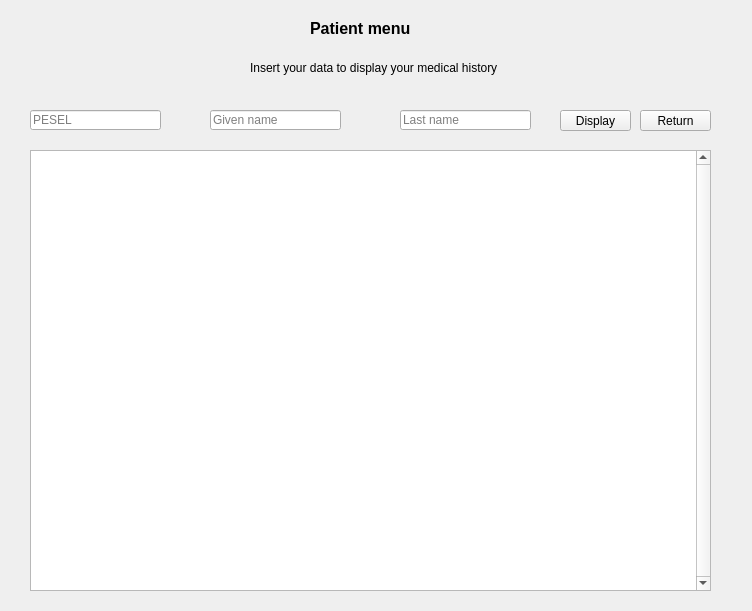
<?xml version="1.0" encoding="UTF-8"?>
<ui version="4.0">
 <class>Patient</class>
 <widget class="QWidget" name="Patient">
  <property name="geometry">
   <rect>
    <x>0</x>
    <y>0</y>
    <width>752</width>
    <height>611</height>
   </rect>
  </property>
  <property name="windowTitle">
   <string>Form</string>
  </property>
  <widget class="QTextEdit" name="text_display">
   <property name="geometry">
    <rect>
     <x>30</x>
     <y>150</y>
     <width>681</width>
     <height>441</height>
    </rect>
   </property>
   <property name="verticalScrollBarPolicy">
    <enum>Qt::ScrollBarAlwaysOn</enum>
   </property>
   <property name="horizontalScrollBarPolicy">
    <enum>Qt::ScrollBarAlwaysOff</enum>
   </property>
   <property name="readOnly">
    <bool>true</bool>
   </property>
  </widget>
  <widget class="QLineEdit" name="line_edit_pesel">
   <property name="geometry">
    <rect>
     <x>30</x>
     <y>110</y>
     <width>131</width>
     <height>20</height>
    </rect>
   </property>
   <property name="text">
    <string/>
   </property>
   <property name="placeholderText">
    <string>PESEL</string>
   </property>
  </widget>
  <widget class="QLineEdit" name="line_edit_last_name">
   <property name="geometry">
    <rect>
     <x>400</x>
     <y>110</y>
     <width>131</width>
     <height>20</height>
    </rect>
   </property>
   <property name="text">
    <string/>
   </property>
   <property name="echoMode">
    <enum>QLineEdit::Normal</enum>
   </property>
   <property name="placeholderText">
    <string>Last name</string>
   </property>
  </widget>
  <widget class="QLineEdit" name="line_edit_given_name">
   <property name="geometry">
    <rect>
     <x>210</x>
     <y>110</y>
     <width>131</width>
     <height>20</height>
    </rect>
   </property>
   <property name="text">
    <string/>
   </property>
   <property name="placeholderText">
    <string>Given name</string>
   </property>
  </widget>
  <widget class="QLabel" name="label_header">
   <property name="geometry">
    <rect>
     <x>310</x>
     <y>20</y>
     <width>171</width>
     <height>16</height>
    </rect>
   </property>
   <property name="font">
    <font>
     <pointsize>12</pointsize>
     <weight>75</weight>
     <bold>true</bold>
    </font>
   </property>
   <property name="text">
    <string>Patient menu</string>
   </property>
  </widget>
  <widget class="QPushButton" name="push_button_display">
   <property name="geometry">
    <rect>
     <x>560</x>
     <y>110</y>
     <width>71</width>
     <height>21</height>
    </rect>
   </property>
   <property name="text">
    <string>Display</string>
   </property>
  </widget>
  <widget class="QLabel" name="label_desc">
   <property name="geometry">
    <rect>
     <x>250</x>
     <y>60</y>
     <width>321</width>
     <height>16</height>
    </rect>
   </property>
   <property name="text">
    <string>Insert your data to display your medical history</string>
   </property>
  </widget>
  <widget class="QPushButton" name="return_push_button">
   <property name="geometry">
    <rect>
     <x>640</x>
     <y>110</y>
     <width>71</width>
     <height>21</height>
    </rect>
   </property>
   <property name="text">
    <string>Return</string>
   </property>
  </widget>
 </widget>
 <resources/>
 <connections/>
</ui>
